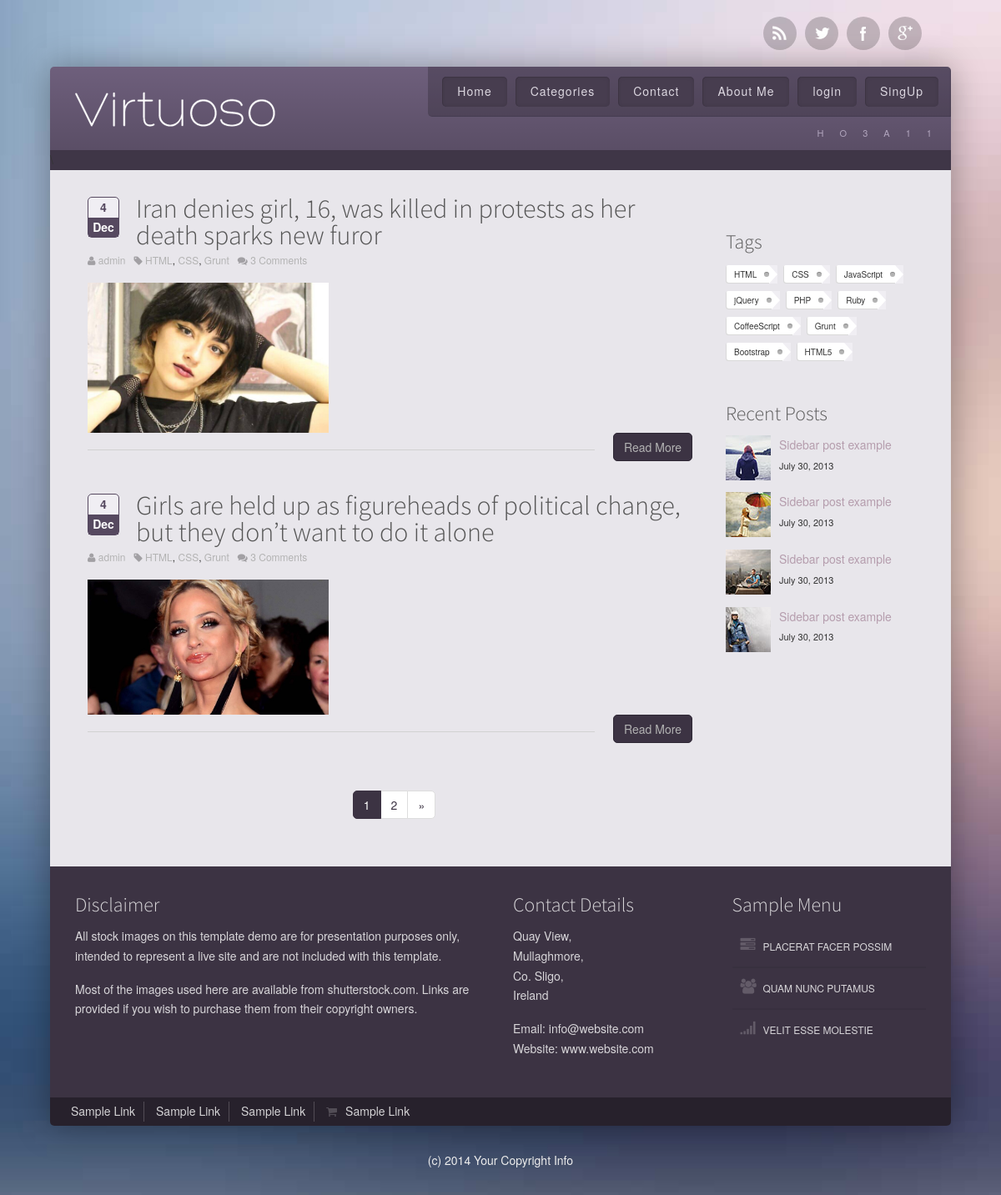
Page /article/category/Social/ on the earlier database version.
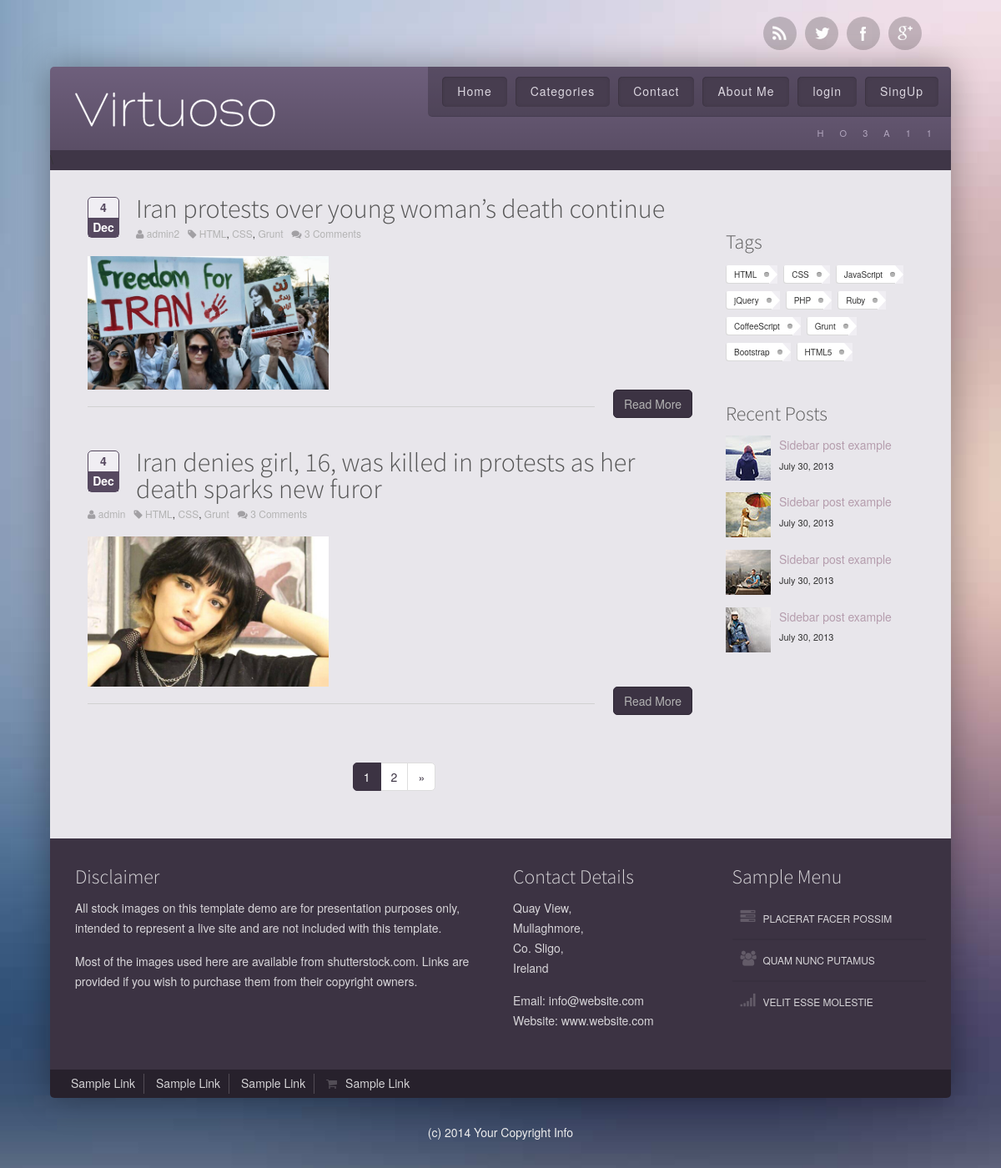
Same page on the later database version.
### article/models.py (models this page shows, shortened)
class BaseModel(models.Model):
    title = models.CharField(max_length=50)
    class  Meta:
        abstract = True

class Article(BaseModel,models.Model):
    title = models.CharField(max_length=100)
    category = models.ForeignKey(Category,on_delete=models.CASCADE)
    publisher = models.ForeignKey(User,on_delete=models.CASCADE)
    slug = models.SlugField(max_length=100)
    body = models.TextField()
    date = models.DateTimeField(auto_now_add=True)
    image = models.ImageField(default='def.jpg', blank=True)
    visit = models.IntegerField(default=0)

### article/views.py (the view)
# urls.py: path('category/<str:category>/', views.article_category, name='category'),
def article_category(request,category):
    articlecat =  Article.objects.filter(category__title =category).order_by('-date')
    paginator = Paginator(articlecat, 2) # Show 25 contacts per page.
    page_number = request.GET.get('page')
    page_obj = paginator.get_page(page_number)
    for p in page_obj:
      print(f"saddsfsdfdsfsdf534545cdxvsads --->>> {p.date.day}")
    context = {
        'cat': category,
        'page':page_obj
    }
    return render(request,'category.html', context=context)

### blog/views.py (called while the page is built)
def category_list(request):
    category_list = Category.objects.all()
    context = {
        "category_list": category_list,
    }
    return context

### article/templates/category.html (shortened to what the changed rows need)
{% extends "base1.html" %}
{% block body %}
<div class="container">
  <div class="row margin-vert-30">
      <div class="col-md-9">
          {% if page %}
          {% for article in page %}
          <div class="blog-post">
              <div class="blog-item-header">
                  <div class="blog-post-date pull-left">
                      <span class="day">{{article.date.day}}</span>
                      <span class="month">{{article.date|date:"M"}}</span>
                  </div>
                  <h2>
                      <a href="#">
                          {{article.title}}</a>
                  </h2>
                  <div class="blog-post-details">
                      <div class="blog-post-details-item blog-post-details-item-left user-icon">
                          <i class="fa fa-user"></i>
                          <a href="#">{{article.publisher}}</a>
                      </div>
                      <div class="blog-post-details-item blog-post-details-item-left blog-post-details-tags tags-icon">
                          <i class="fa fa-tag"></i>
                          <a href="#">HTML</a>,
                          <a href="#">CSS</a>,
                          <a href="#">Grunt</a>
                      </div>
                      <div class="blog-post-details-item blog-post-details-item-left blog-post-details-item-last comments-icon">
                          <a href="">
                              <i class="fa fa-comments"></i>
                                 3 Comments
                          </a>
                      </div>
                  </div>
              </div>
              <div class="blog">
                  <div class="clearfix"></div>
                  <div class="blog-post-body row margin-top-15">
                      <div class="col-md-5">
                          <img class="pull-left" src="{{article.image.url}}" alt="thumb1">
                      </div>
                      <div class="col-md-7">
                      </div>
                  </div>
                  <div class="blog-item-footer">
                      <div class="row">
                          <div class="col-md-10">
                              <hr>
                          </div>
                          <div class="col-md-2">
                              <div class="blog-post-details-item blog-post-details-item-right pull-right">
                                  <a href="{% url 'article:article_detail' slug=article.slug %}" class="btn btn-primary">
                                      Read More
                                  </a>
                              </div>
                          </div>
                      </div>
                  </div>
              </div>
          </div>
          {% endfor %}
          {% else %}
          <h2>Sorry :(</h2><br>
          <h3> No article was found in this category </h3>
          {% endif %}
          {% if page.paginator.count > 2 %}
{% include "pagination.html" %}
{% endif %}
      </div>
  </div>
</div>
{% endblock body %}

Differences in the rows shown:
no longer on this page (row edited): Article: date.day "4", date "Dec", title "Girls are held up as figureheads of political change, but they don’t want to do it alone", publisher "admin", image (picture)
added Article: date.day "4", date "Dec", title "Iran protests over young woman’s death continue", publisher "admin2", image (picture)
